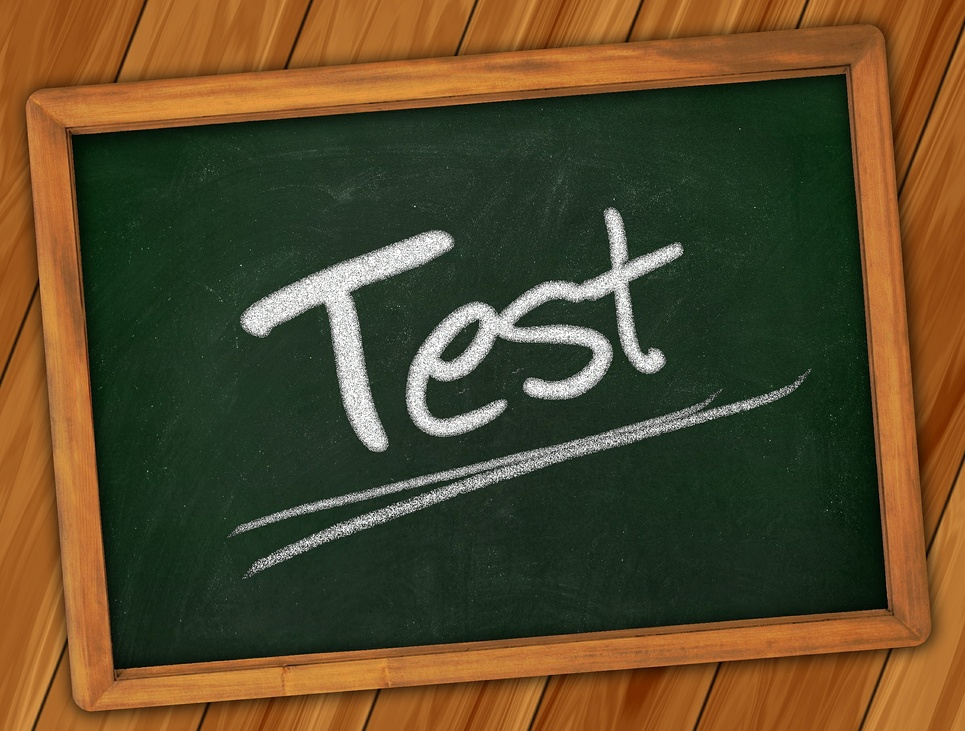
#> input picture data/testt.jpg, 965 x 731 px, shrunk from 1920 x 1455 before the run, given in place of the camera
$ python get_colors.py
#> lines starting #> are read from the running program, lines starting #| are printed output that depends on the picture; after the words box and inside, x2 and y2 are one past the last pixel; in counts of white or black regions, pixels touching at a corner belong together
import cv2
import numpy as np

# Callback function for trackbar (required but can be empty)
def nothing(x):
    pass

# Create a window
cv2.namedWindow('Trackbars')

# Create trackbars for color change
cv2.createTrackbar('Hue Min', 'Trackbars', 0, 179, nothing)
#> slider 'Hue Min' is set to 35
cv2.createTrackbar('Hue Max', 'Trackbars', 179, 179, nothing)
cv2.createTrackbar('Saturation Min', 'Trackbars', 0, 255, nothing)
#> slider 'Saturation Min' is set to 51
cv2.createTrackbar('Saturation Max', 'Trackbars', 255, 255, nothing)
cv2.createTrackbar('Value Min', 'Trackbars', 0, 255, nothing)
#> slider 'Value Min' is set to 51
cv2.createTrackbar('Value Max', 'Trackbars', 255, 255, nothing)

# Capture video from the webcam
cap = cv2.VideoCapture(0)

while True:
    # Read a frame from the webcam
    ret, frame = cap.read()
#> frame is the input picture: shape (731, 965, 3); mean B, G, R 41.7, 73.6, 90.1

    # Convert the frame from BGR to HSV
    hsv = cv2.cvtColor(frame, cv2.COLOR_BGR2HSV)
#> hsv: shape (731, 965, 3); mean H, S, V 42.8, 140.1, 100.6

    # Get trackbar positions
    h_min = cv2.getTrackbarPos('Hue Min', 'Trackbars')
    h_max = cv2.getTrackbarPos('Hue Max', 'Trackbars')
    s_min = cv2.getTrackbarPos('Saturation Min', 'Trackbars')
    s_max = cv2.getTrackbarPos('Saturation Max', 'Trackbars')
    v_min = cv2.getTrackbarPos('Value Min', 'Trackbars')
    v_max = cv2.getTrackbarPos('Value Max', 'Trackbars')

    # Define the lower and upper bounds for the HSV values
    lower_bound = np.array([h_min, s_min, v_min])
    upper_bound = np.array([h_max, s_max, v_max])

    # Create a mask for the specified color
    mask = cv2.inRange(hsv, lower_bound, upper_bound)
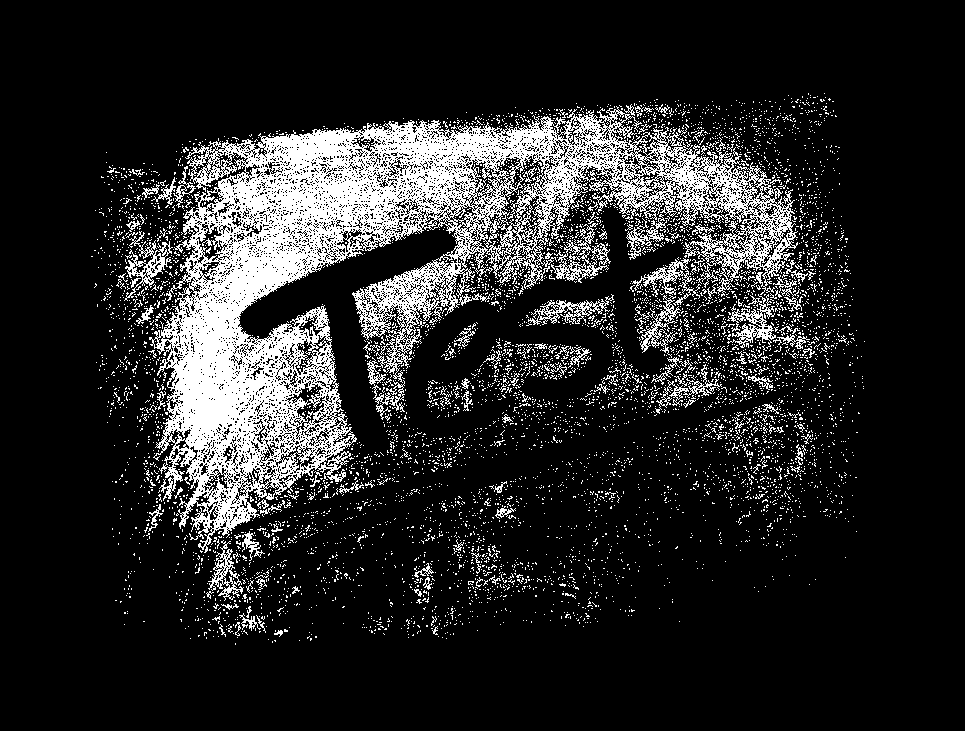
#> mask: shape (731, 965); 15.4% white; 6364 white regions (6220 under 20 px), largest, box (x1, y1, x2, y2) and area: (149, 106, 798, 553) 79831, (551, 223, 611, 283) 1017, (727, 294, 776, 349) 895

    # Bitwise-AND mask and original image
    result = cv2.bitwise_and(frame, frame, mask=mask)
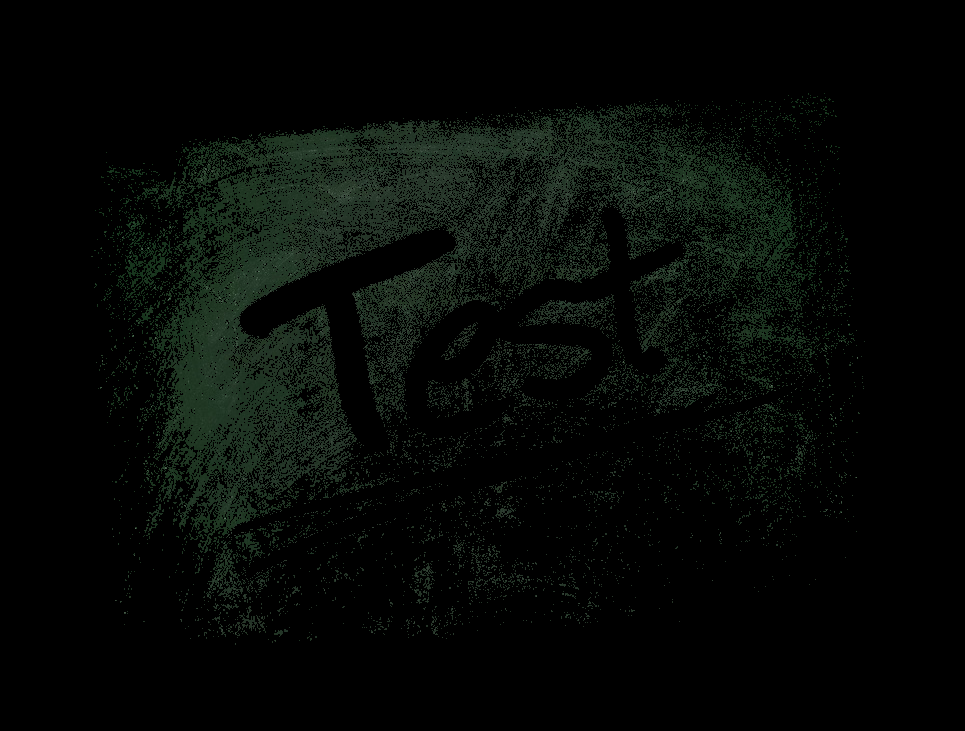
#> result: shape (731, 965, 3); mean B, G, R 5.9, 8.5, 5.4

    # Display the original frame and the filtered result
    cv2.imshow('Original Frame', frame)
    cv2.imshow('Filtered Result', result)

    # Exit the program when 'q' is pressed
    if cv2.waitKey(1) & 0xFF == ord('q'):
#> (key q is pressed here)
        break

# Release the capture and close windows
cap.release()
cv2.destroyAllWindows()
